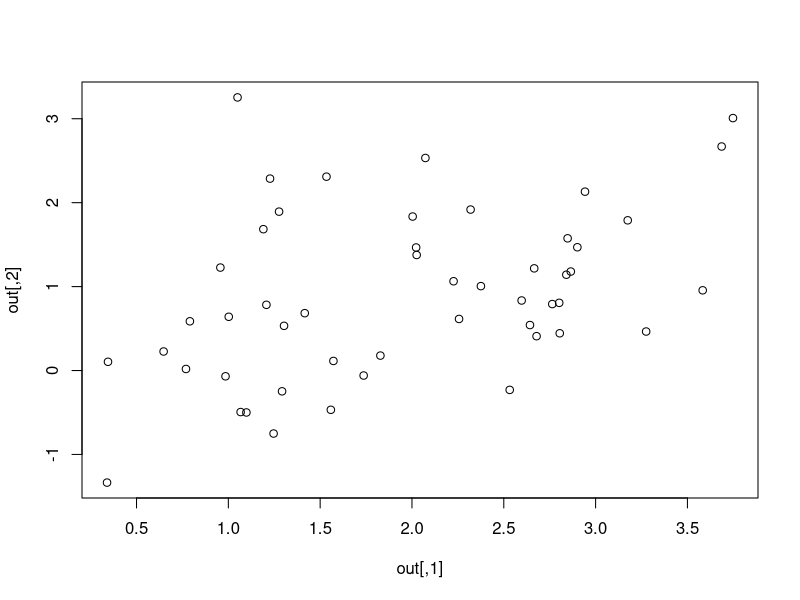
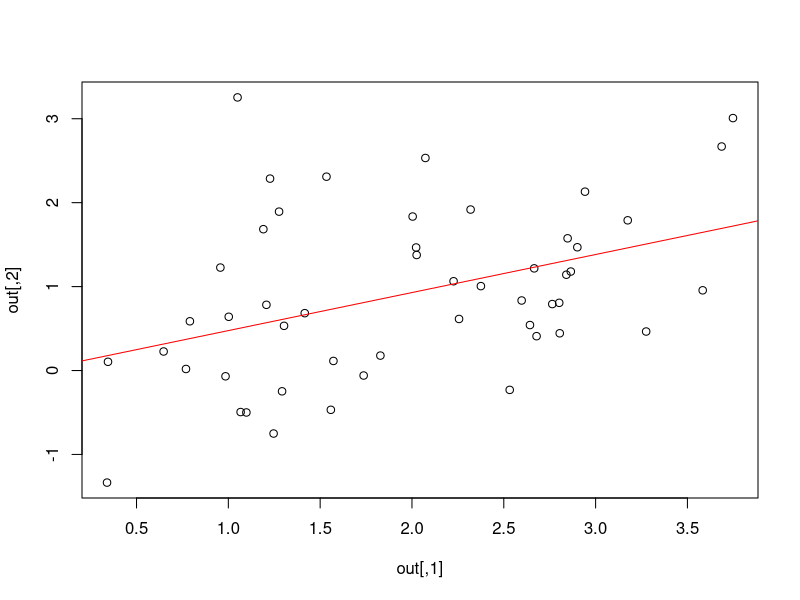
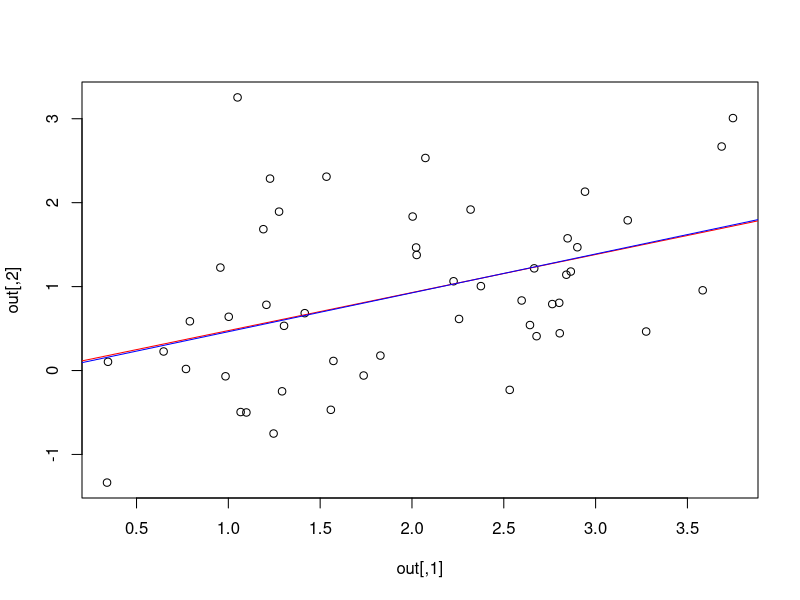

The R source for these figures, in order:
# Origin: Code for week 4 of programming class.
# Author: Laura Green
# Title: week_4_code.ipynb
# Last modified: 2016.10.05


# Load the package
# NOTE: Uncomment this line if need to install package
#install.packages("MASS", repos="http://cran.rstudio.com/")
require(MASS)

# Set the correlation parameter and mean
beta = 0.5
SIGMA = matrix(c(1,beta,beta,1), ncol=2)
MU = c(2.0, 1.0)

# Set the sample size
N = 50

# Draw your sample
out <- mvrnorm(N, mu = MU, Sigma = SIGMA)

# Look at a section of the data
dim(out)
out[1:10,]

# Plot the random variables in the x-y plane
plot(out)

# Add a regression line 
plot(out)
abline(lm(out[,2]~out[,1]), col="red") # regression line (y~x)


# Our data set is named `out`, which we split into y and X
y <- out[, 2]
X <- out[, 1]

# Now carry out intermediate calculations
XT = t(X)
XTX = XT%*%X
invXTX = solve(XTX)
XTy = XT%*%y
beta = invXTX %*% XTy
beta

# Now add this line to the plot
plot(out)
abline(lm(out[,2]~out[,1]), col="red") # regression line (y~x) 
abline(a=0, b=beta, col="blue")


